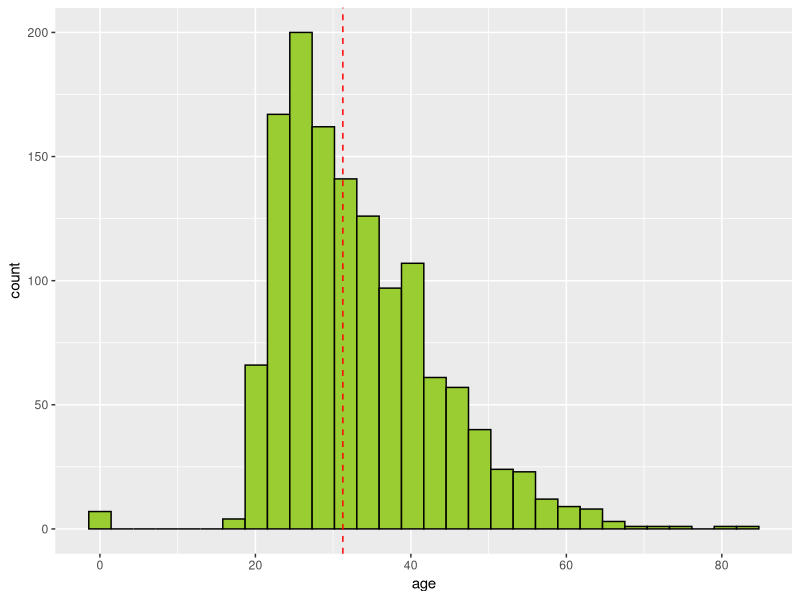
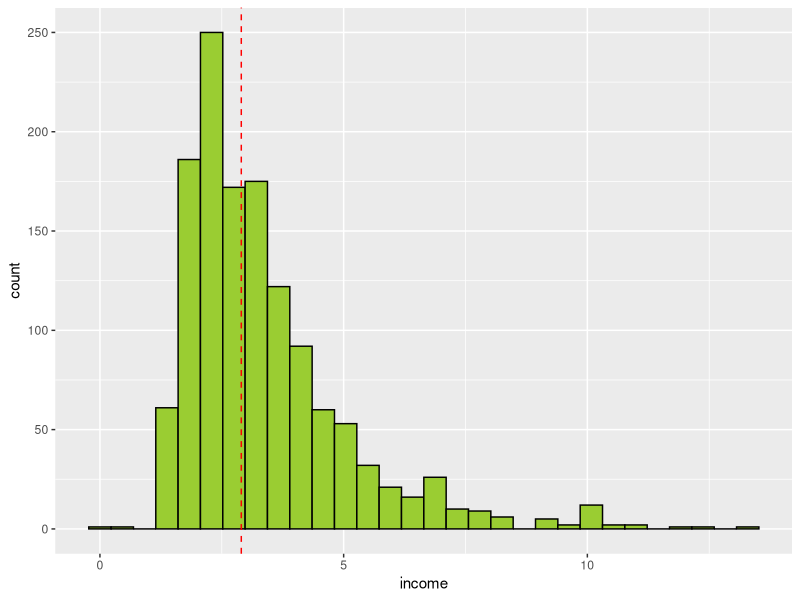
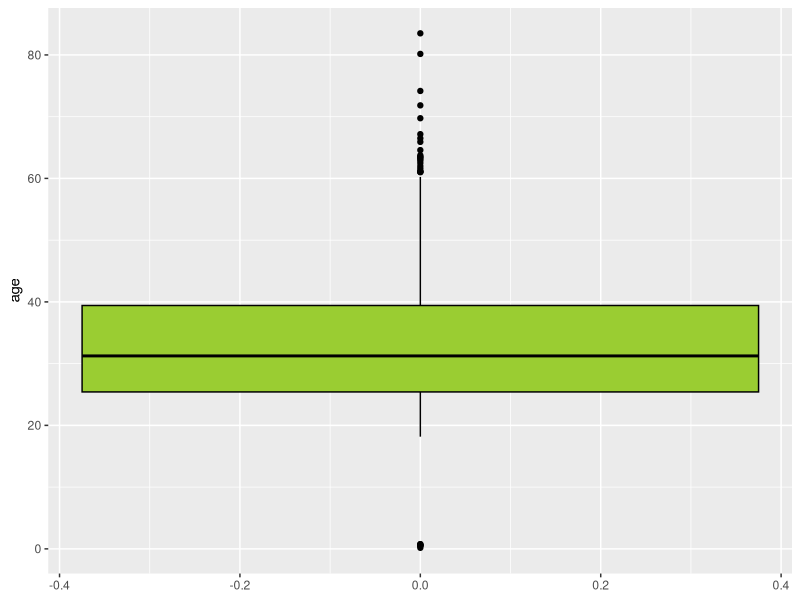
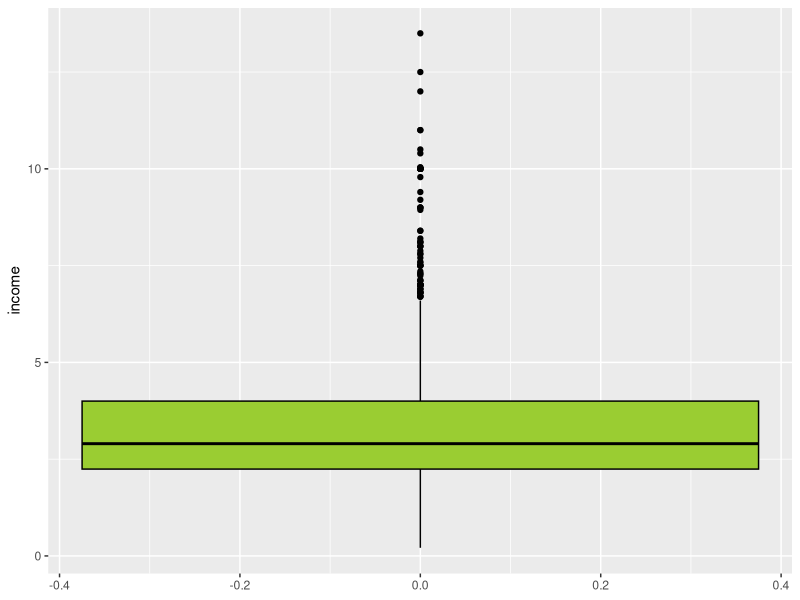
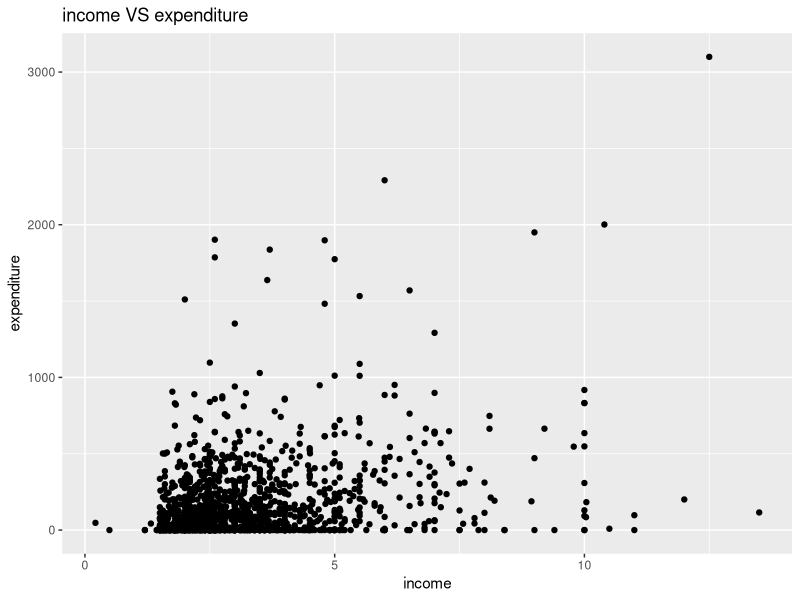
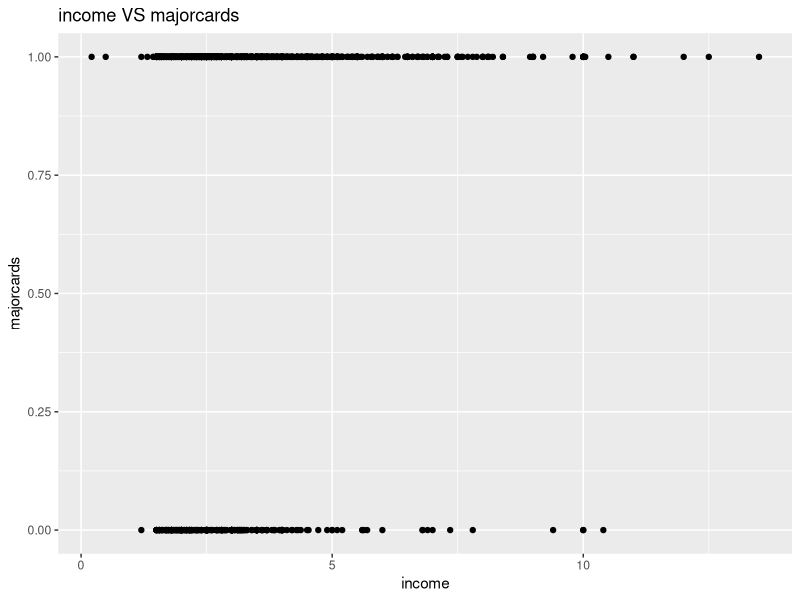
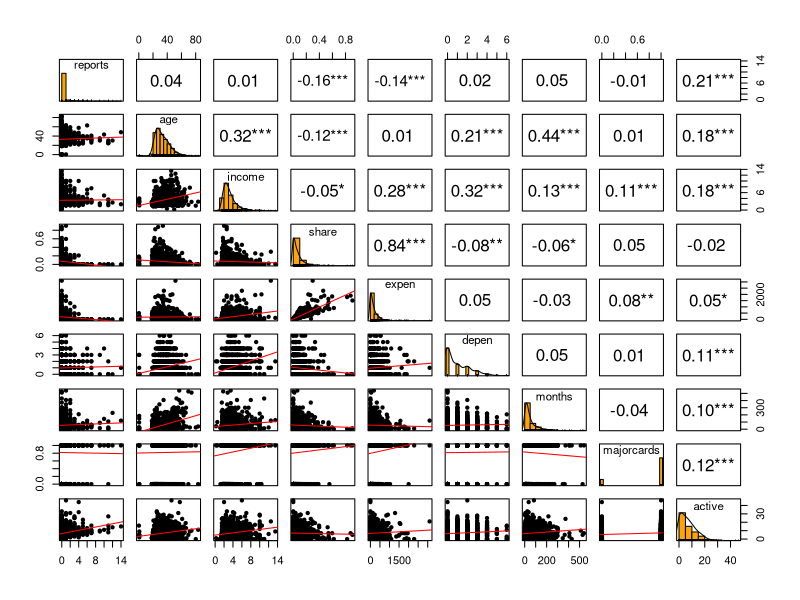

These charts were generated, in order, by the following R code:
## ---- chunk 1
df <- read.table(file = 'study_fall2020_dataprog_creditcard.txt',
                sep = ';',
                header = TRUE)
head(df)
## ---- chunk 2
library(ggplot2)


ggplot(data = df, aes(x = age)) +
  geom_histogram(fill = "yellowgreen", 
                 color = "black")+ 
  geom_vline(xintercept = median(df$age), 
             color = "red",
             lty = 2)

ggplot(data = df, aes(x = income)) +
  geom_histogram(fill = "yellowgreen", 
                 color = "black")+ 
  geom_vline(xintercept = median(df$income), 
             color = "red",
             lty = 2)


ggplot(data = df, aes(y = age)) +
  geom_boxplot(fill = "yellowgreen", 
                 color = "black")

ggplot(data = df, aes(y = income)) +
  geom_boxplot(fill = "yellowgreen", 
                 color = "black")

## ---- chunk 3

ggplot(data = df, aes(x = income, y = expenditure)) +
geom_point() + 
labs(title = "income VS expenditure", 
     x = "income", 
     y = "expenditure")

ggplot(data = df, aes(x = income, y = majorcards)) +
geom_point() + 
labs(title = "income VS majorcards", 
     x = "income", 
     y = "majorcards")
## ---- chunk 4
summary(df)
df_cop <- na.omit(df)
## ---- chunk 5
library(psych)
df_for_cor <- data.frame( "reports"    = df$reports, 
                          "age"        = df$age, 
                          "income"     = df$income,
                          "share"      = df$share,
                          "expen"      = df$expenditure,
                          "depen"      = df$dependents,
                          "months"     = df$months,
                          "majorcards" = df$majorcards,
                          "active"     = df$active)

pairs.panels(df_for_cor, 
             method = "pearson", 
             hist.col = "orange",
             density = TRUE,
             ellipses = FALSE,
             lm = TRUE,
             stars = TRUE
             )
## ---- chunk 6
library(dplyr)

df_cop$card <- as.factor(df_cop$card)
fit.full <- glm(card ~ reports + income + majorcards + dependents + selfemp, data = df_cop, family = binomial)
summary(fit.full)


## ---- chunk 7
exp(coef(fit.full))
